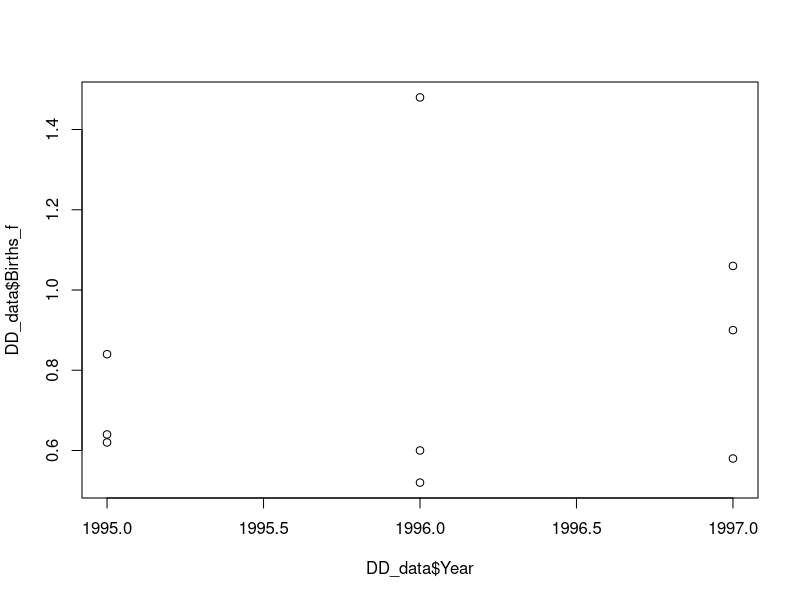
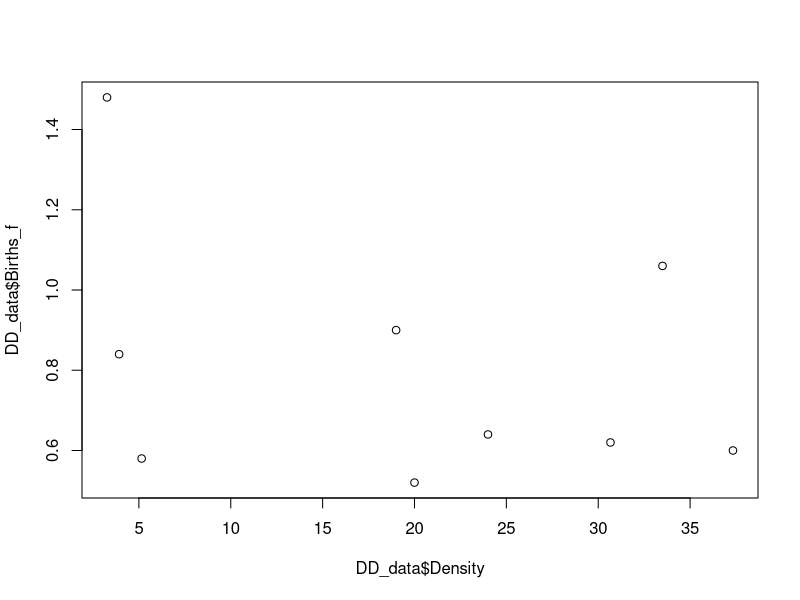
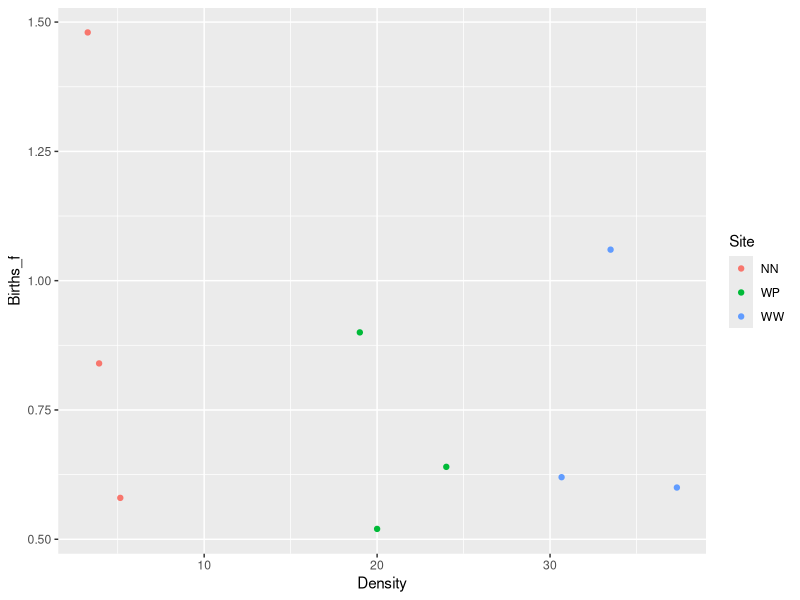

The R source for these figures, in order:
# Calculating parameters for density dependence
# 11.11.2025


# load the data
DD_data<- read.csv("Data/DD_vital_rates.csv")   # data from Tuyttens 2000
head(DD_data)


byear<- plot(x=DD_data$Year, y= DD_data$Births_f) # changes in births per year- link? 


# linking cub production AND SURVIVAL to population density 
bd_plot<- plot(x= DD_data$Density, y=DD_data$Births_f)    # births against density- no clear pattern seen

# loading ggplot for nicer graphs
library(ggplot2)

(birth_plot<- ggplot(data= DD_data, aes(x=Density, y=Births_f, colour= Site))+  # seeing if site explains some variation
  geom_point())     
# 
